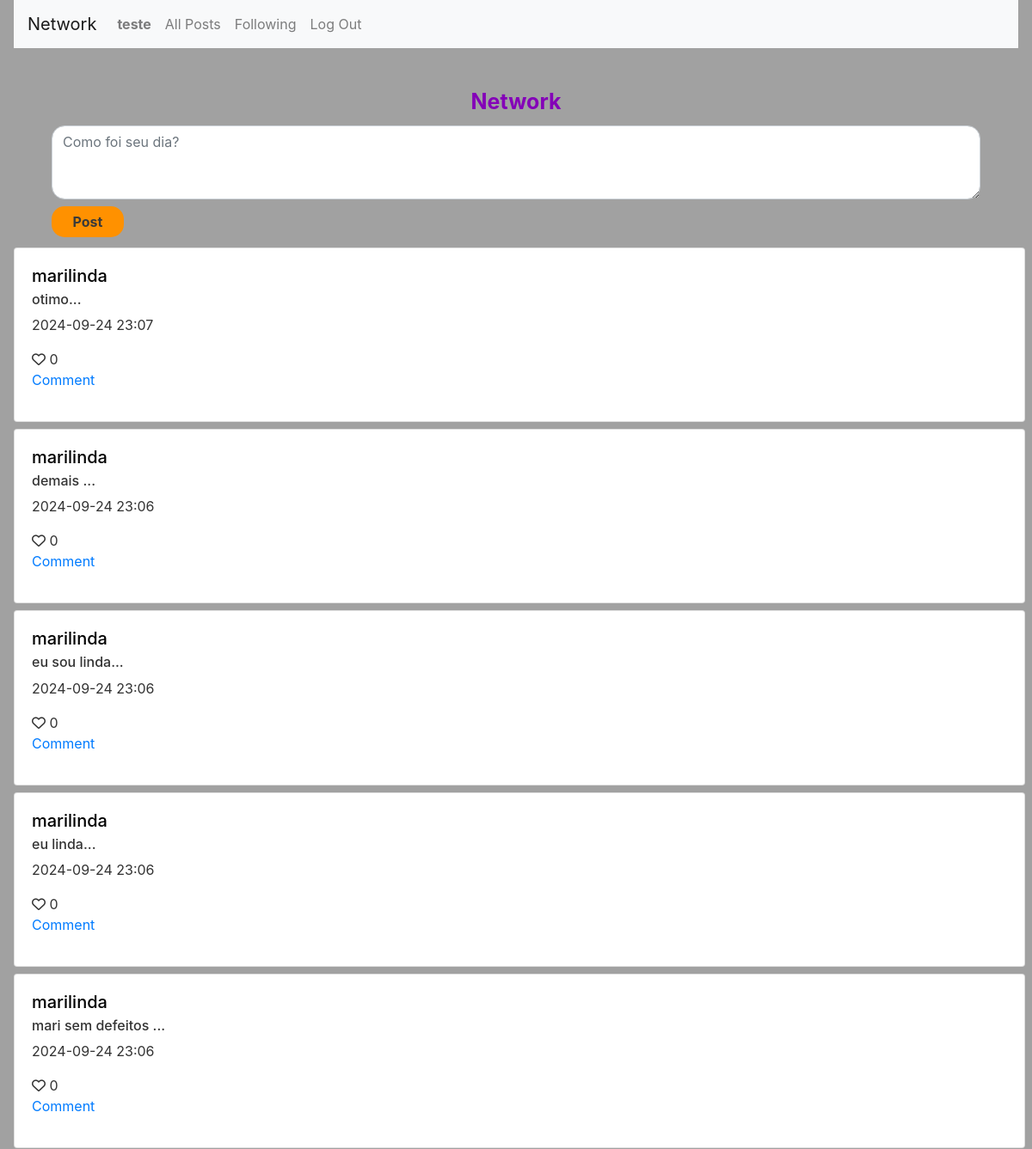
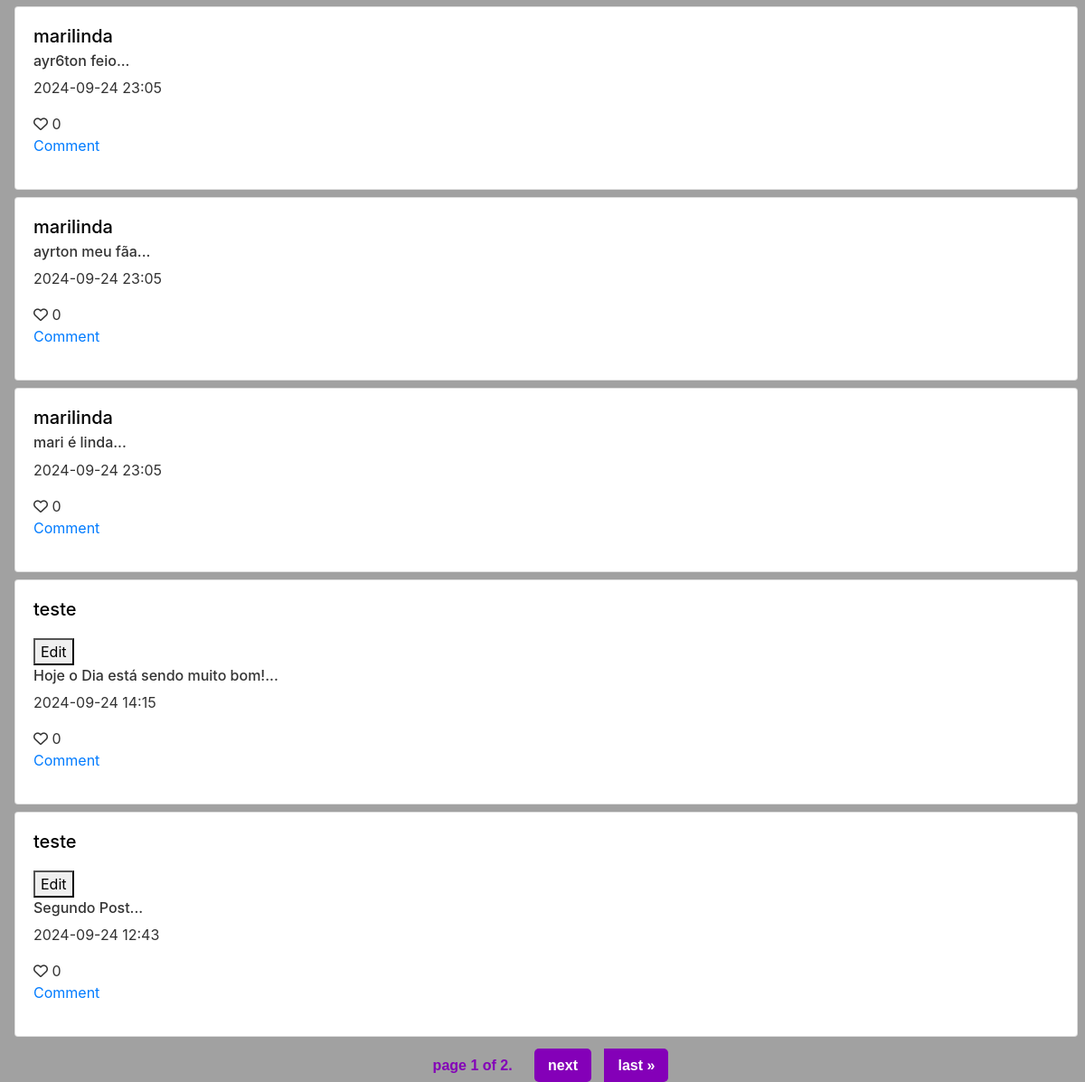
/ (signed in), run on an earlier commit of the app's database (2 pictures, top to bottom).
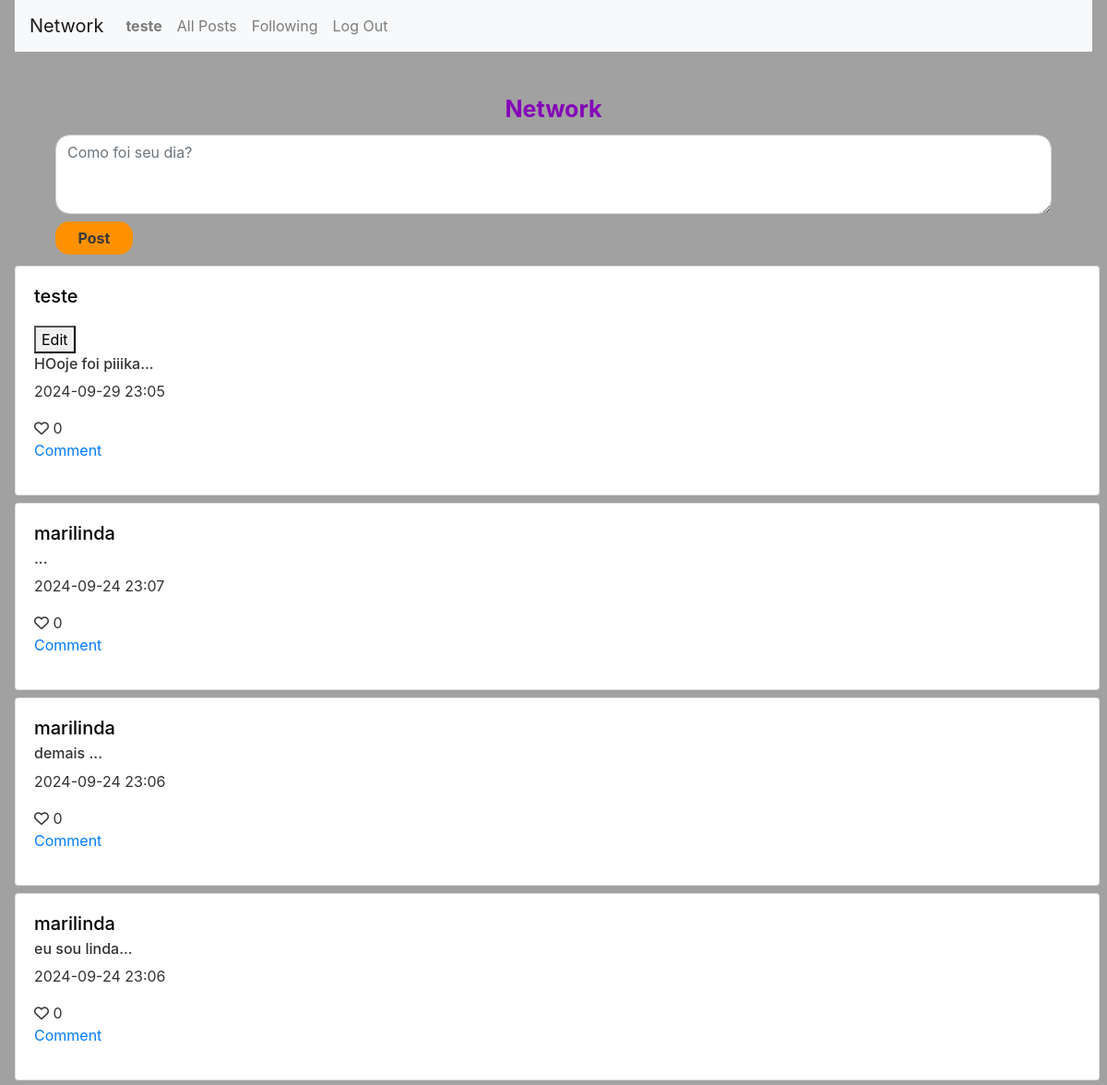
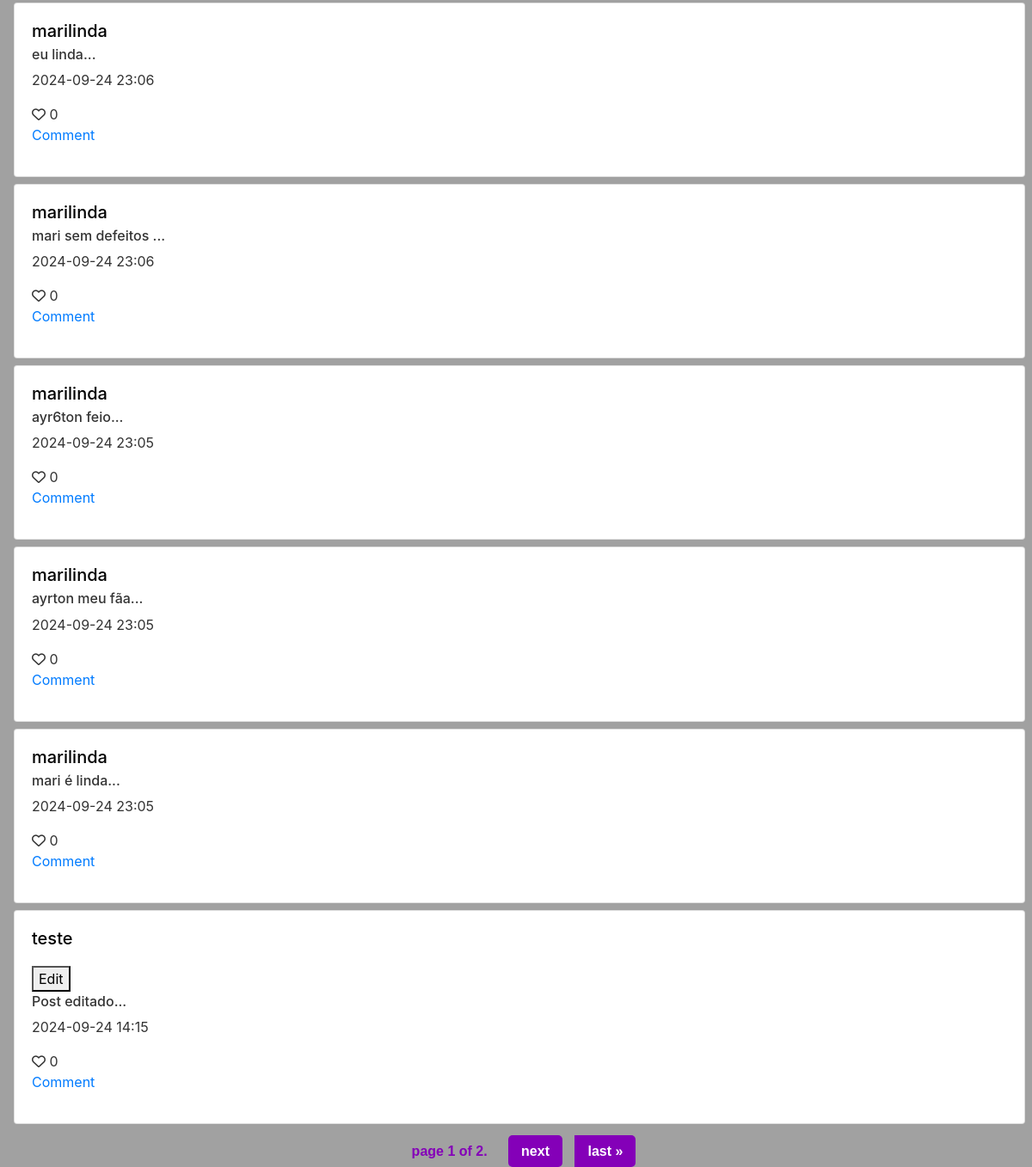
And on a later commit of the database (2 pictures, top to bottom).
### network/models.py (models this page shows, shortened)
class Post(models.Model):
    user = models.ForeignKey(User, related_name="posts",on_delete=models.CASCADE)
    content = models.TextField(max_length=500)
    created_at = models.DateTimeField(auto_now_add=True)
    like = models.ManyToManyField(User)

class User(AbstractUser):
    following = models.ManyToManyField('self', related_name='followers', symmetrical=False)

### network/views.py (the view)
# urls.py: path("", views.index, name="index"),
def index(request):
    posts = Post.objects.all().order_by('-created_at')
    for post in posts:
        post.user_has_liked = post.like.filter(id=request.user.id).exists();
    paginator = Paginator(posts, 10)
    page_number = request.GET.get('page')
    page_obj = paginator.get_page(page_number)
    return render(request, "network/index.html", {
        "posts": posts,
        "user": request.user,
        "page_obj": page_obj
    })

### network/templates/network/index.html (shortened to what this page needs)
{% extends "network/layout.html" %}
{% block body %}
    {% if user.is_authenticated %}
        <form action="{% url 'post' %}" method="post" class="mb-3 new-post-area">
            <label for="exampleFormControlTextarea1" class="form-label">Network</label>
            <textarea name="post_content" placeholder="Como foi seu dia?" class="form-control" id="exampleFormControlTextarea1" rows="3"></textarea>
            <button type="submit" class="btn btn-warning">Post</button>
        </form>
        {% if posts %}
            <div id="posts_index">
                {% for post in page_obj %}
                    <div class="card" style="margin-top: 1vh; width: 100%;">
                        <div class="card-body">
                            <h5 class="card-title"><a class="card-title" href="{% url 'profile' post.user.username %}">{{ post.user.username }}</a></h5>
                            {% if user.username == post.user.username %}
                                <button class="edit-post card-link" data-post-id="{{ post.id }}">Edit</button>
                            {% endif %}
                            <div id="content-area">
                                <h6 id="content_post{{ post.id }}" class="card-subtitle mb-2 text-body-secondary"> {{ post.content }}... </h6>
                            </div>
                            <p class="card-text"> {{ post.created_at|date:"Y-m-d H:i" }} </p>
                            <form id="like_submit" data-post-id="{{ post.id }}" action="{% url 'like_post' post.id %}" method="POST">
                                <button id="like_btn{{ post.id }}" class="like-btn">
                                    {% if post.user_has_liked %}
                                        <i id="like_icon{{ post.id }}" class="fa-solid fa-heart"></i>
                                    {% else %}
                                        <i id="like_icon{{ post.id }}" class="fa-regular fa-heart"></i>
                                    {% endif %}
                                    <span id="like_qtd{{ post.id }}">{{ post.like.count }}</span>
                                </button>
                            </form>
                            <a href="#" class="card-link"><p>Comment</p></a>
                        </div>
                    </div>
                {% endfor %}
                <div class="pagination">
                    <span class="step_links">
                        <span class="current">
                            page {{page_obj.number}} of {{ page_obj.paginator.num_pages }}.
                        </span>
                        {% if page_obj.has_next %}
                            <a href="?page={{ page_obj.next_page_number }}">next</a>
                            <a href="?page={{ page_obj.paginator.num_pages }}">last &raquo;</a>
                        {% endif %}
                    </span>
                </div>
            </div>
        {% endif %}
    {% endif %}
{% endblock %}

What changed in the data, as far as the page shows it:
no longer on this page (row unchanged): Post: user.username "teste", content "Segundo Post", created_at "2024-09-24 12:43", like.count "0"
added Post: user.username "teste", content "HOoje foi piiika", created_at "2024-09-29 23:05", like.count "0"
changed Post (number 2 of 10 on the later page): content "otimo" → (not shown)
changed Post: content "Hoje o Dia está sendo muito bom!" → "Post editado"
